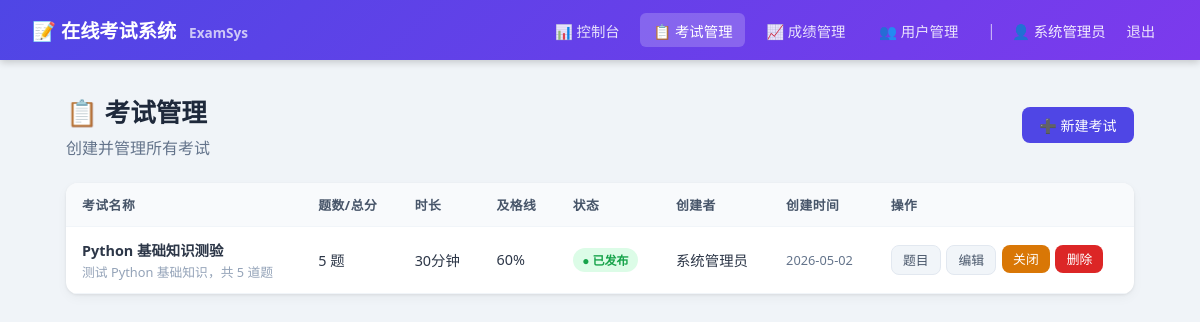
/admin/exams (signed in), run on the app's committed database.
### tables this page shows
CREATE TABLE users (
        id       INTEGER PRIMARY KEY AUTOINCREMENT,
        username TEXT UNIQUE NOT NULL,
        password TEXT NOT NULL,
        role     TEXT NOT NULL DEFAULT 'student',  -- admin / student
        name     TEXT,
        created_at TEXT DEFAULT (datetime('now','localtime'))
    );

CREATE TABLE exams (
        id          INTEGER PRIMARY KEY AUTOINCREMENT,
        title       TEXT NOT NULL,
        description TEXT,
        duration    INTEGER DEFAULT 60,   -- minutes
        pass_score  INTEGER DEFAULT 60,
        shuffle     INTEGER DEFAULT 1,    -- shuffle questions
        status      TEXT DEFAULT 'draft', -- draft/published/closed
        created_by  INTEGER,
        created_at  TEXT DEFAULT (datetime('now','localtime')),
        FOREIGN KEY(created_by) REFERENCES users(id)
    );

### app.py (the view)
@app.route('/admin/exams')
@admin_required
def admin_exams():
    exams = get_db().execute(
        "SELECT e.*, COUNT(q.id) as qcount, u.name as creator FROM exams e "
        "LEFT JOIN questions q ON e.id=q.exam_id "
        "LEFT JOIN users u ON e.created_by=u.id "
        "GROUP BY e.id ORDER BY e.created_at DESC"
    ).fetchall()
    return render_template('admin_exams.html', exams=exams)

### app.py (called while the page is built)
def get_db():
    if 'db' not in g:
        g.db = sqlite3.connect(DB_PATH)
        g.db.row_factory = sqlite3.Row
        g.db.execute("PRAGMA journal_mode=WAL")
    return g.db

def login_required(f):
    @wraps(f)
    def decorated(*args, **kwargs):
        if 'user_id' not in session:
            flash('请先登录', 'warning')
            return redirect(url_for('login'))
        return f(*args, **kwargs)
    return decorated

def admin_required(f):
    @wraps(f)
    def decorated(*args, **kwargs):
        if session.get('role') != 'admin':
            flash('权限不足', 'danger')
            return redirect(url_for('index'))
        return f(*args, **kwargs)
    return login_required(decorated)

### templates/admin_exams.html (shortened to what this page needs)
{% extends 'base.html' %}
{% block content %}
<div class="page-header flex justify-between items-center">
  <div>
    <h1>📋 考试管理</h1>
    <p>创建并管理所有考试</p>
  </div>
  <a href="{{ url_for('admin_exam_edit') }}" class="btn btn-primary">➕ 新建考试</a>
</div>
<div class="card">
  <div class="card-body" style="padding:0">
    <div class="table-wrap">
      <table>
        <thead>
          <tr><th>考试名称</th><th>题数/总分</th><th>时长</th><th>及格线</th><th>状态</th><th>创建者</th><th>创建时间</th><th>操作</th></tr>
        </thead>
        <tbody>
          {% for exam in exams %}
          <tr>
            <td>
              <strong>{{ exam.title }}</strong>
              {% if exam.description %}<div style="font-size:.8rem;color:#94a3b8;margin-top:.15rem">{{ exam.description[:40] }}{% if exam.description|length > 40 %}...{% endif %}</div>{% endif %}
            </td>
            <td>{{ exam.qcount }} 题</td>
            <td>{{ exam.duration }}分钟</td>
            <td>{{ exam.pass_score }}%</td>
            <td>
              {% if exam.status == 'published' %}<span class="badge badge-success">● 已发布</span>
              {% elif exam.status == 'closed' %}<span class="badge badge-secondary">■ 已关闭</span>
              {% else %}<span class="badge badge-warning">○ 草稿</span>{% endif %}
            </td>
            <td>{{ exam.creator or '管理员' }}</td>
            <td style="color:#64748b;font-size:.8rem">{{ exam.created_at[:10] }}</td>
            <td>
              <div style="display:flex;gap:.35rem;flex-wrap:wrap">
                <a href="{{ url_for('admin_exam_questions', exam_id=exam.id) }}" class="btn btn-secondary btn-sm">题目</a>
                <a href="{{ url_for('admin_exam_edit', exam_id=exam.id) }}" class="btn btn-secondary btn-sm">编辑</a>
                {% if exam.status != 'published' %}
                <form method="POST" action="{{ url_for('admin_exam_status', exam_id=exam.id, action='publish') }}" style="display:inline">
                  <button class="btn btn-success btn-sm">发布</button>
                </form>
                {% else %}
                <form method="POST" action="{{ url_for('admin_exam_status', exam_id=exam.id, action='close') }}" style="display:inline">
                  <button class="btn btn-warning btn-sm">关闭</button>
                </form>
                {% endif %}
                <form method="POST" action="{{ url_for('admin_exam_delete', exam_id=exam.id) }}" style="display:inline"
                      onsubmit="return confirm('确定删除「{{ exam.title }}」及所有相关数据？此操作不可撤销！')">
                  <button class="btn btn-danger btn-sm">删除</button>
                </form>
              </div>
            </td>
          </tr>
          {% else %}
          <tr><td colspan="8" style="text-align:center;color:#94a3b8;padding:2.5rem">
            暂无考试，<a href="{{ url_for('admin_exam_edit') }}">立即创建</a>
          </td></tr>
          {% endfor %}
        </tbody>
      </table>
    </div>
  </div>
</div>
{% endblock %}

### templates/base.html (shortened to what this page needs)
<!DOCTYPE html>
<html lang="zh-CN">
<head>
</head>
<body>
{% if session.user_id %}
<nav class="navbar">
  <a class="navbar-brand" href="/">📝 在线考试系统 <span>ExamSys</span></a>
  <div class="navbar-nav">
    {% if session.role == 'admin' %}
      <a class="nav-link {% if request.endpoint=='admin_dashboard' %}active{% endif %}" href="{{ url_for('admin_dashboard') }}">📊 控制台</a>
      <a class="nav-link {% if request.endpoint=='admin_exams' %}active{% endif %}" href="{{ url_for('admin_exams') }}">📋 考试管理</a>
      <a class="nav-link {% if request.endpoint=='admin_records' %}active{% endif %}" href="{{ url_for('admin_records') }}">📈 成绩管理</a>
      <a class="nav-link {% if request.endpoint=='admin_users' %}active{% endif %}" href="{{ url_for('admin_users') }}">👥 用户管理</a>
    {% else %}
      <a class="nav-link {% if request.endpoint=='student_dashboard' %}active{% endif %}" href="{{ url_for('student_dashboard') }}">🏠 考试大厅</a>
    {% endif %}
    <span style="color:rgba(255,255,255,.6);padding:0 .5rem">|</span>
    <span style="color:rgba(255,255,255,.9);font-size:.9rem">👤 {{ session.name }}</span>
    <a class="nav-link" href="{{ url_for('logout') }}">退出</a>
  </div>
</nav>
{% endif %}
<div class="container">
  {% block content %}{% endblock %}
</div>
</body>
</html>

### templates/base.html (style rules this page uses)
* { box-sizing:border-box;margin:0;padding:0 }
body { font-family:'Segoe UI',system-ui,sans-serif;background:#f0f4f8;color:#2d3748;min-height:100vh }
a { color:#4f46e5;text-decoration:none }
.navbar { background:linear-gradient(135deg,#4f46e5,#7c3aed);color:#fff;padding:0 2rem;display:flex;align-items:center;height:60px;position:sticky;top:0;z-index:100;box-shadow:0 2px 8px rgba(0,0,0,.2) }
.navbar-brand { font-size:1.2rem;font-weight:700;color:#fff;flex:1 }
.navbar-brand span { opacity:.7;font-size:.85rem;margin-left:.5rem }
.navbar-nav { display:flex;gap:.5rem;align-items:center }
.nav-link { color:rgba(255,255,255,.85);padding:.4rem .8rem;border-radius:6px;transition:background .2s;font-size:.9rem }
.nav-link.active { background:rgba(255,255,255,.2);color:#fff }
.container { max-width:1100px;margin:0 auto;padding:2rem 1rem }
.page-header { margin-bottom:1.5rem }
.page-header h1 { font-size:1.6rem;color:#1e293b;display:flex;align-items:center;gap:.5rem }
.page-header p { color:#64748b;margin-top:.3rem }
.card { background:#fff;border-radius:12px;box-shadow:0 1px 3px rgba(0,0,0,.08),0 4px 12px rgba(0,0,0,.04);overflow:hidden;margin-bottom:1.5rem }
.card-body { padding:1.5rem }
.table-wrap { overflow-x:auto }
table { width:100%;border-collapse:collapse }
th,td { padding:.75rem 1rem;text-align:left;border-bottom:1px solid #f1f5f9;font-size:.9rem }
th { background:#f8fafc;font-weight:600;color:#475569;font-size:.8rem;text-transform:uppercase;letter-spacing:.5px }
.btn { display:inline-flex;align-items:center;gap:.35rem;padding:.5rem 1.1rem;border-radius:8px;font-size:.875rem;font-weight:500;cursor:pointer;border:none;transition:all .2s;white-space:nowrap }
.btn-primary { background:#4f46e5;color:#fff }
.btn-danger { background:#dc2626;color:#fff }
.btn-warning { background:#d97706;color:#fff }
.btn-secondary { background:#f1f5f9;color:#475569;border:1px solid #e2e8f0 }
.btn-sm { padding:.3rem .7rem;font-size:.8rem }
.badge { display:inline-flex;align-items:center;padding:.2rem .6rem;border-radius:20px;font-size:.75rem;font-weight:600 }
.badge-success { background:#dcfce7;color:#16a34a }
.flex { display:flex }
.items-center { align-items:center }
.justify-between { justify-content:space-between }

### data on the page
users: name "系统管理员"
exams: title "Python 基础知识测验", description "测试 Python 基础知识，共 5 道题", qcount "5", duration "30", pass_score "60", status "● 已发布", creator "系统管理员", created_at "2026-05-02"
